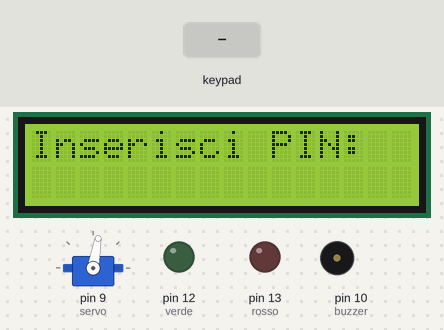
This sketch was run on a simulated Arduino Uno, built with avr-gcc and run on an emulated ATmega328P. Parts: 16×2 character LCD, servo, output pins drawn as LEDs (lit = HIGH), buzzer (waves = sounding). Dashed ring = blinking. The test bench sets the inputs (shaded band). What the sketch prints to the serial monitor is not drawn.

Above: at 1.7 s.
1.8 s: keypad keys 1 2 3 4 # pressed 0.4 s apart
At 4.4 s:
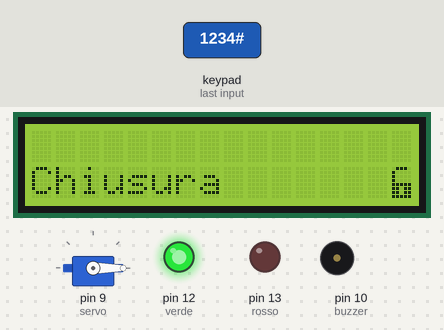
5.3 s: keypad keys * * * * # pressed 0.4 s apart
At 8.5 s:
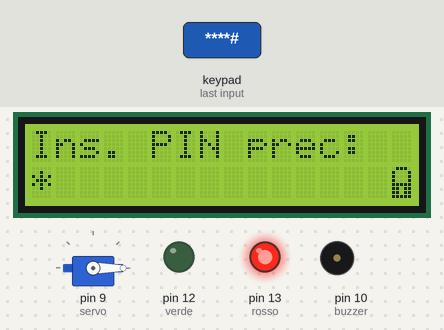
8.8 s: keypad keys * * * * pressed 0.4 s apart
At 10.77 s:
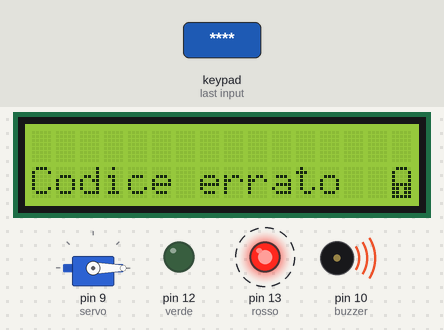
11.9 s: key '1' pressed
At 13.1 s:
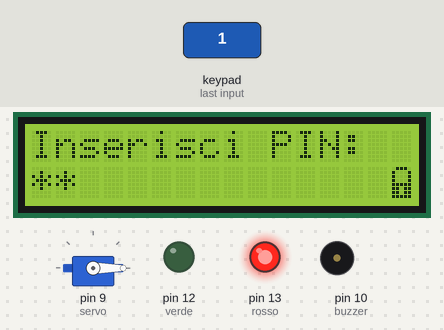
13.4 s: key '2' pressed
At 14.3 s:
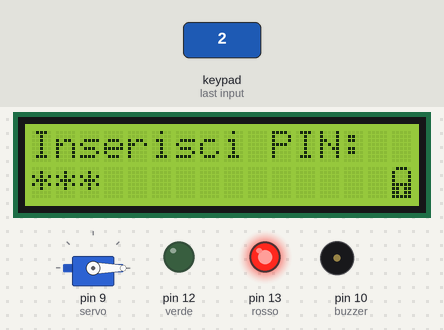
Timing chart, 0 to 15.9 s (numbered marks = the images above; inputs shaded):
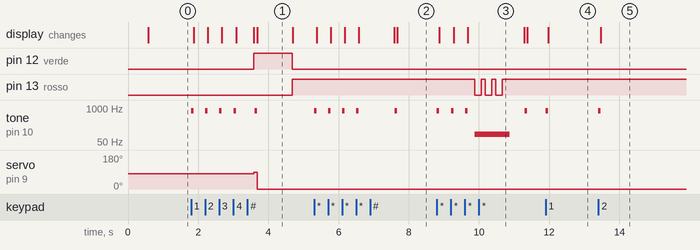

Measured:
- after the input at 1.8 s, pin 12 (verde): LOW → HIGH after 1.8 s, → LOW 1.1 s later; pin 13 (rosso): LOW → HIGH after 2.9 s
- after the input at 5.3 s, tone on pin 10 (buzzer): goes 3 × (800 Hz 0.07 s, silent 0.33 s), 800 Hz 0.07 s, silent 1.0 s, 800 Hz 0.07 s, then silent, starting at once; the display: first changes after 0.08 s (image 2 shows a later state)
- after the input at 8.8 s, pin 13 (rosso): alternates HIGH for 0.12 s and LOW for 0.18 s, 6 changes in all, then stays HIGH, starting after 1.1 s; tone on pin 10 (buzzer): plays 800 Hz for 0.07 s, 800 Hz for 0.07 s, 800 Hz for 0.07 s, 100 Hz for 1.0 s, 800 Hz for 0.07 s, starting at once
- after the input at 11.9 s, tone on pin 10 (buzzer): silent → 800 Hz at once, → silent 0.07 s later; the display: changes after 0.07 s (image 4)
- after the input at 13.4 s, tone on pin 10 (buzzer): silent → 800 Hz at once, → silent 0.07 s later; the display: changes after 0.07 s (image 5)
- what the display in image 1 shows lasts 1.0 s, from 3.7 s to 4.7 s

The sketch:

codice_cassaforte.ino
```cpp
#include <Keypad.h>
#include <Servo.h>
#include <LiquidCrystal.h>

const String cambiocodice = "****";
String codice = "1234";
String cod_ins = "";
char chiusura = ' ';
int err = 0;
int secondi_blocco = 30;
int sup = 0;

const int err_max = 4;
const int colonne = 3;
const int righe = 4;
const int servo = 9;
const int buzzer = 10;
const int illum = 11;
const int verde = 12;
const int rosso = 13;


  //------------------------------------ Keyboard initialization
char keys[righe][colonne] = {
  {'1','2','3'},
  {'4','5','6'},
  {'7','8','9'},
  {'*','0','#'},
};

byte pinrighe[righe] = {8, 7, 6, 5};
byte pincolonne[colonne] = {4, 3, 2};
Keypad tastiera = Keypad(makeKeymap(keys), pinrighe, pincolonne, righe, colonne);

  //------------------------------------ Display initialization
const int rs = 14, en = 15, d4 = 16, d5 = 17, d6 = 18, d7 = 19;
LiquidCrystal lcd (rs, en, d4, d5, d6, d7);

  //------------------------------------ Servo initialization
Servo myservo;
// 80° open

byte lucchettoChiuso[8] = {
  0b01110,
  0b10001,
  0b10001,
  0b10001,
  0b11111,
  0b11011,
  0b11011,
  0b11111
};

byte lucchettoAperto[8] = {
  0b01110,
  0b10000,
  0b10000,
  0b10000,
  0b11111,
  0b11011,
  0b11011,
  0b11111
};


  //------------------------------------ Setup
void setup() {


Serial.begin(9600);

 lcd.begin(16, 2);
 lcd.setCursor(0, 0);

  delay(500);
 lcd.clear();

myservo.attach(servo);
myservo.write(80);

pinMode(verde, OUTPUT);
pinMode(rosso, OUTPUT);
lcd.createChar(0, lucchettoChiuso);
lcd.createChar(1, lucchettoAperto);
}

void loop() {
  INIZIO:

  //---------------------------------------------------------------- Error checking


  cod_ins = "";
  lcd.clear();
  lucchetto();

  lcd.setCursor(0,0);

  lcd.print("Inserisci PIN:");
  Serial.println("Inserisci PIN:");
  lcd.setCursor(0,1);
  //--------------------------------- Enter code
  inserimento_cod();

  if(cod_ins == codice){
    //--------------------------------- Exact code
    lcd.setCursor(0,1);
    lcd.print("Codice esatto");
    Serial.println("Codice esatto");
    delay(500);
    //--------------------------------- Port Management
    lcd.clear();
    lucchetto();

    err = 0;
    lcd.setCursor(0,0);
    lcd.print("Premi #");
    lcd.setCursor(0,1);
    lcd.print("per chiudere");
    Serial.println("Premi # per chiudere");
    myservo.write(90);
    lucchetto();

  RIMANI:
  chiusura = ' ';
     chiusura = tastiera.waitForKey();

    tone(buzzer,800,70);
    delay(70);

    if(chiusura == '#'){
     lcd.clear();
     lcd.setCursor(0,1);
     lcd.print("Chiusura");
     Serial.println("Chiusura");

    lucchetto();

     myservo.write(0);
     delay(1000);
    }else{
   goto RIMANI;
    }

     cod_ins = "";
  }else


    if(cod_ins == cambiocodice){
    //--------------------------------- Code change
    lcd.clear();

    lucchetto();

    lcd.setCursor(0,0);
    lcd.print("Cambio codice");
    Serial.println("Cambio codice");
    delay(1000);
    lcd.clear();


    lcd.print("Ins. PIN prec:");
    Serial.println("Ins. PIN prec:");
    lucchetto();
    lcd.setCursor(0,1);
    cod_ins = "";

     inserimento_cod();

    if(cod_ins == codice){
    lcd.setCursor(0,0);
    lcd.print("Codice esatto");
      Serial.println("Codice esatto");
    delay(500);
      cod_ins = "";
    } else{
       //--------------------------------- Incorrect code change code
      lcd.clear();
      lucchetto();

      lcd.setCursor(0,1);
      lcd.print("Codice errato");
      Serial.println("Codice errato");
      suon_err();
      err = err + 1;
         if(err >= err_max){
  blocco();
}

      delay(500);
      goto INIZIO;
    }

    lcd.clear();
    lucchetto();

    lcd.setCursor(0,0);
    lcd.print("Ins. nuovo PIN:");
    Serial.println("Ins. nuovo PIN:");
    lcd.setCursor(0,1);

    inserimento_cod();

    if(cod_ins == cambiocodice){
      lcd.clear();
    lucchetto();
      lcd.setCursor(0,0);
     lcd.print("PIN non");
      lcd.setCursor(0,1);
      lcd.print("inseribile");
    Serial.println("Codice non inseribile (il codice non può essere come la password di cambio password)");
      suon_err();
      delay(1000);
    }else{
    codice = cod_ins;
    lcd.setCursor(0,0);
    lcd.clear();
    lucchetto();

    lcd.print("Password cambiata");
    Serial.println("Password cambiata");
    delay(500);
    }
  }
  else{
    lcd.clear();
    lucchetto();
      lcd.setCursor(0,1);
      Serial.println("Codice errato");
    lcd.print("Codice errato");
    suon_err();
    delay(500);
    err = err + 1;
      cod_ins = "";
      delay(1000);
    if(err >= err_max){
  blocco();
}
      goto INIZIO;
    }

}

void lucchetto(){
  if(myservo.read() == 0){
    lcd.setCursor(15,1);
    lcd.write(byte(0));
    digitalWrite(verde, LOW);
    digitalWrite(rosso, HIGH);
  }else if(myservo.read() == 90){
    lcd.setCursor(15,1);
    lcd.write(byte(1));
    digitalWrite(rosso, LOW);
    digitalWrite(verde, HIGH);

  }
  return;
}

void blocco(){

  if(err == 4){
    sup = 0;
  }else if(err < 6){
    sup = 30;
  }else if(err < 8){
    sup = 60;
  }else if(err < 10){
    sup = 90;
  }else if(err > 9){
    sup = 270;
  }
  int tem = secondi_blocco + sup;
  for(int i = tem ; i > 0; i-- ){

  lcd.clear();
  lcd.setCursor(0,0);
  lcd.print(err);
  lcd.setCursor(2,0);
    lcd.print(" Errori");
    lcd.setCursor(0,1);
    lcd.print("Riprova tra:");
    lcd.print(i);
    Serial.println(i);
    lucchetto();
    delay(1000);

  }
  return;
}

void suon_err(){
  delay(200);
  tone(buzzer,100,1000);
  digitalWrite(verde, LOW);
  for(int i = 3; i > 0; i--){
    digitalWrite(rosso, LOW);
    delay(180);
    digitalWrite(rosso, HIGH);
    delay(120);

  }
}

void inserimento_cod(){
for(int i=4; i>0; i--){
  char ins = tastiera.waitForKey();

    tone(buzzer,800,70);
    delay(70);
    lcd.print("*");


    //------------------------------------ I read code
  cod_ins = cod_ins + ins;
  }
}
```
